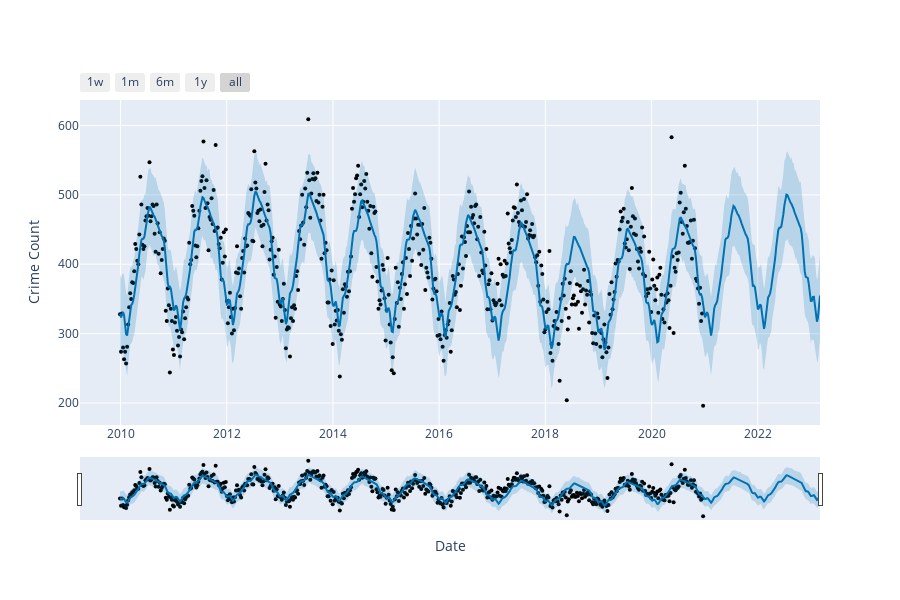

Write notebook code for a chart like this one.
### Code cell
plot_plotly(m, forecast, xlabel='Date', ylabel='Crime Count')

### Figure 1 — Plotly figure (JSON) as saved in the notebook; plotly's stock layout.template omitted (floating-point values rounded to 4 significant figures; data arrays with more than 128 entries replaced by an {"elided": "..."} marker saying what was removed)
{"data": [{"marker": {"color": "black", "size": 4}, "mode": "markers", "name": "Actual", "type": "scatter", "x": {"elided": "574 str values"}, "y": {"elided": "574 int values"}}, {"hoverinfo": "skip", "line": {"width": 0}, "mode": "lines", "type": "scatter", "x": {"elided": "689 str values"}, "y": {"elided": "689 float values"}}, {"fill": "tonexty", "fillcolor": "rgba(0, 114, 178, 0.2)", "line": {"color": "#0072B2", "width": 2}, "mode": "lines", "name": "Predicted", "type": "scatter", "x": {"elided": "689 str values"}, "y": {"elided": "689 float values"}}, {"fill": "tonexty", "fillcolor": "rgba(0, 114, 178, 0.2)", "hoverinfo": "skip", "line": {"width": 0}, "mode": "lines", "type": "scatter", "x": {"elided": "689 str values"}, "y": {"elided": "689 float values"}}], "layout": {"height": 600, "showlegend": false, "width": 900, "xaxis": {"rangeselector": {"buttons": [{"count": 7, "label": "1w", "step": "day", "stepmode": "backward"}, {"count": 1, "label": "1m", "step": "month", "stepmode": "backward"}, {"count": 6, "label": "6m", "step": "month", "stepmode": "backward"}, {"count": 1, "label": "1y", "step": "year", "stepmode": "backward"}, {"step": "all"}]}, "rangeslider": {"visible": true}, "title": {"text": "Date"}, "type": "date"}, "yaxis": {"title": {"text": "Crime Count"}}}}
